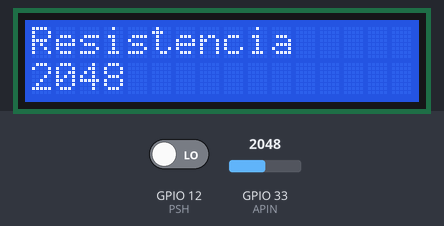
A sketch run on a simulated ESP32. Shown: 16×2 character LCD. The test bench sets the inputs (shaded band); at power-on: GPIO 33 (APIN) = 2048, GPIO 12 (PSH) LOW.

Above: at 1.2 s.
1.3 s: GPIO 33 (APIN) set to 2866
At 2.4 s:
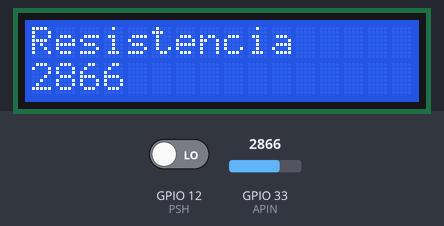
2.8 s: GPIO 33 (APIN) set to 11
At 3.7 s:
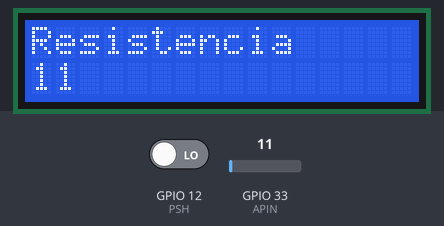
4.4 s: GPIO 33 (APIN) set to 8
At 5.4 s:
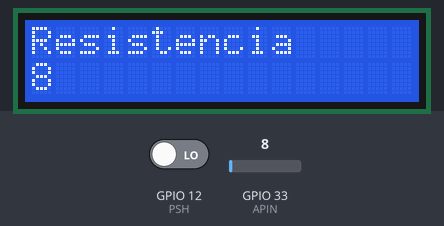
Timing chart, 0 to 7.4 s (numbered marks = the images above; inputs shaded):
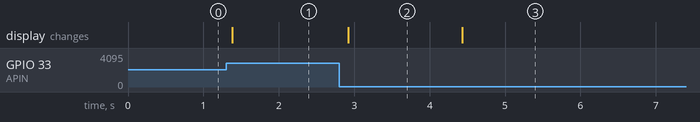

The sketch:

main.ino
```cpp
//librerias necesarias
#include <Stepper.h>
#include <Wire.h>
#include <LiquidCrystal_I2C.h>
// Define motor pins connected to ULN2003 driver
#define MP1  4  // IN1 on the ULN2003
#define MP2  5  // IN2 on the ULN2003
#define MP3  6  // IN3 on the ULN2003
#define MP4  7  // IN4 on the ULN2003
#define SPR 2048  // Steps per revolution (for 28BYJ-48 stepper motor)

//pines del sensor
#define APIN 33
#define DPIN 18
//pines de la pantalla
#define SDA 10
#define SCL 11

//pin del botón
#define PSH 12
//variables necesarias
//para controlar los estados
bool flagBotonAbrir = false;

// Create Stepper object
Stepper stepper(SPR, MP1, MP3, MP2, MP4);
//crear la pantalla
LiquidCrystal_I2C lcd(0x27, 16, 2);
//funciones para abrir y cerrar
//(se pueden modificar)
void abrir(int pasos){
  stepper.step(pasos);
}
void cerrar(int pasos){
  stepper.step(-pasos);
}

//interrupciones
void IRAM_ATTR intAbrir() {
  flagBotonAbrir = true;
}
void setup() {
  //inicializació de pines
  pinMode(PSH,INPUT);
  // Inicialización del stepper
  stepper.setSpeed(10);
  //inicialización de la pantalla
  lcd.init();
  lcd.backlight();
  //INTERRUPCIONES
  attachInterrupt(PSH, intAbrir, RISING);
}

void loop() {
  //obtener el valor del sensor
  //comprobar
  int valorSensor = analogRead(APIN);
  //transformación de valores
  //mostrar en la pantalla
  lcd.clear();
  lcd.setCursor(0,0);
  lcd.print("Resistencia");
  lcd.setCursor(0,1);
  lcd.print(valorSensor);
  //
  if(valorSensor<1024){
    //abrir
  }
  else{
    //cerrar
  }
  delay(100);  // Wait for 1 second
}
```

Measured:
- after the input at 1.3 s, the display: changes after 0.08 s (image 1)
- after the input at 2.8 s, the display: changes after 0.12 s (image 2)
- after the input at 4.4 s, the display: changes at once (image 3)
